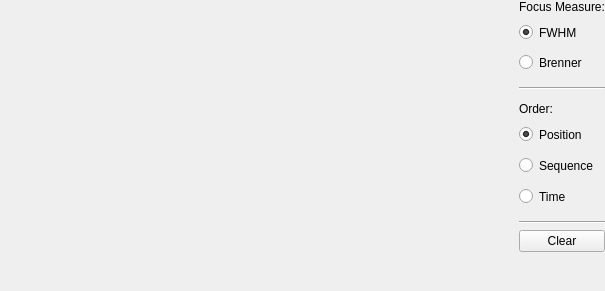
<?xml version="1.0" encoding="UTF-8"?>
<ui version="4.0">
 <class>snowgui::focusinghistorywidget</class>
 <widget class="QWidget" name="focusinghistorywidget">
  <property name="geometry">
   <rect>
    <x>0</x>
    <y>0</y>
    <width>605</width>
    <height>291</height>
   </rect>
  </property>
  <property name="windowTitle">
   <string>Form</string>
  </property>
  <layout class="QGridLayout" name="gridLayout">
   <property name="leftMargin">
    <number>0</number>
   </property>
   <property name="topMargin">
    <number>0</number>
   </property>
   <property name="rightMargin">
    <number>0</number>
   </property>
   <property name="bottomMargin">
    <number>0</number>
   </property>
   <item row="8" column="1">
    <widget class="QPushButton" name="clearButton">
     <property name="sizePolicy">
      <sizepolicy hsizetype="Preferred" vsizetype="Preferred">
       <horstretch>0</horstretch>
       <verstretch>0</verstretch>
      </sizepolicy>
     </property>
     <property name="minimumSize">
      <size>
       <width>0</width>
       <height>0</height>
      </size>
     </property>
     <property name="maximumSize">
      <size>
       <width>120</width>
       <height>16777215</height>
      </size>
     </property>
     <property name="baseSize">
      <size>
       <width>0</width>
       <height>0</height>
      </size>
     </property>
     <property name="text">
      <string>Clear</string>
     </property>
    </widget>
   </item>
   <item row="9" column="1">
    <spacer name="verticalSpacer">
     <property name="orientation">
      <enum>Qt::Vertical</enum>
     </property>
     <property name="sizeHint" stdset="0">
      <size>
       <width>20</width>
       <height>40</height>
      </size>
     </property>
    </spacer>
   </item>
   <item row="5" column="1">
    <widget class="QWidget" name="orderWidget" native="true">
     <property name="minimumSize">
      <size>
       <width>0</width>
       <height>100</height>
      </size>
     </property>
     <property name="baseSize">
      <size>
       <width>0</width>
       <height>0</height>
      </size>
     </property>
     <layout class="QVBoxLayout" name="verticalLayout_2">
      <property name="leftMargin">
       <number>0</number>
      </property>
      <property name="topMargin">
       <number>0</number>
      </property>
      <property name="rightMargin">
       <number>0</number>
      </property>
      <property name="bottomMargin">
       <number>0</number>
      </property>
      <item>
       <widget class="QLabel" name="orderLabel">
        <property name="text">
         <string>Order:</string>
        </property>
       </widget>
      </item>
      <item>
       <widget class="QRadioButton" name="positionRadioButton">
        <property name="minimumSize">
         <size>
          <width>0</width>
          <height>25</height>
         </size>
        </property>
        <property name="maximumSize">
         <size>
          <width>16777215</width>
          <height>25</height>
         </size>
        </property>
        <property name="text">
         <string>Position</string>
        </property>
        <property name="checked">
         <bool>true</bool>
        </property>
       </widget>
      </item>
      <item>
       <widget class="QRadioButton" name="sequenceRadioButton">
        <property name="minimumSize">
         <size>
          <width>0</width>
          <height>25</height>
         </size>
        </property>
        <property name="maximumSize">
         <size>
          <width>16777215</width>
          <height>25</height>
         </size>
        </property>
        <property name="baseSize">
         <size>
          <width>0</width>
          <height>30</height>
         </size>
        </property>
        <property name="text">
         <string>Sequence</string>
        </property>
       </widget>
      </item>
      <item>
       <widget class="QRadioButton" name="timeRadioButton">
        <property name="minimumSize">
         <size>
          <width>0</width>
          <height>25</height>
         </size>
        </property>
        <property name="text">
         <string>Time</string>
        </property>
       </widget>
      </item>
     </layout>
    </widget>
   </item>
   <item row="3" column="1">
    <widget class="Line" name="line">
     <property name="orientation">
      <enum>Qt::Horizontal</enum>
     </property>
    </widget>
   </item>
   <item row="1" column="1">
    <widget class="QWidget" name="measureWidget" native="true">
     <property name="minimumSize">
      <size>
       <width>0</width>
       <height>75</height>
      </size>
     </property>
     <layout class="QVBoxLayout" name="verticalLayout">
      <property name="leftMargin">
       <number>0</number>
      </property>
      <property name="topMargin">
       <number>0</number>
      </property>
      <property name="rightMargin">
       <number>0</number>
      </property>
      <property name="bottomMargin">
       <number>0</number>
      </property>
      <item>
       <widget class="QLabel" name="measureLabel">
        <property name="text">
         <string>Focus Measure:</string>
        </property>
       </widget>
      </item>
      <item>
       <widget class="QRadioButton" name="measureFWHMButton">
        <property name="minimumSize">
         <size>
          <width>0</width>
          <height>25</height>
         </size>
        </property>
        <property name="text">
         <string>FWHM</string>
        </property>
        <property name="checked">
         <bool>true</bool>
        </property>
       </widget>
      </item>
      <item>
       <widget class="QRadioButton" name="measureBrennerButton">
        <property name="minimumSize">
         <size>
          <width>0</width>
          <height>25</height>
         </size>
        </property>
        <property name="text">
         <string>Brenner</string>
        </property>
       </widget>
      </item>
     </layout>
    </widget>
   </item>
   <item row="7" column="1">
    <widget class="Line" name="line_2">
     <property name="orientation">
      <enum>Qt::Horizontal</enum>
     </property>
    </widget>
   </item>
   <item row="1" column="0" rowspan="9">
    <widget class="snowgui::FocusPointsWidget" name="focuspointsWidget" native="true">
     <property name="sizePolicy">
      <sizepolicy hsizetype="Expanding" vsizetype="Expanding">
       <horstretch>0</horstretch>
       <verstretch>0</verstretch>
      </sizepolicy>
     </property>
    </widget>
   </item>
  </layout>
 </widget>
 <customwidgets>
  <customwidget>
   <class>snowgui::FocusPointsWidget</class>
   <extends>QWidget</extends>
   <header location="global">FocusPointsWidget.h</header>
   <container>1</container>
   <slots>
    <slot>positionSelected(int)</slot>
   </slots>
  </customwidget>
 </customwidgets>
 <tabstops>
  <tabstop>measureFWHMButton</tabstop>
  <tabstop>measureBrennerButton</tabstop>
  <tabstop>positionRadioButton</tabstop>
  <tabstop>sequenceRadioButton</tabstop>
  <tabstop>timeRadioButton</tabstop>
  <tabstop>clearButton</tabstop>
 </tabstops>
 <resources/>
 <connections/>
</ui>
